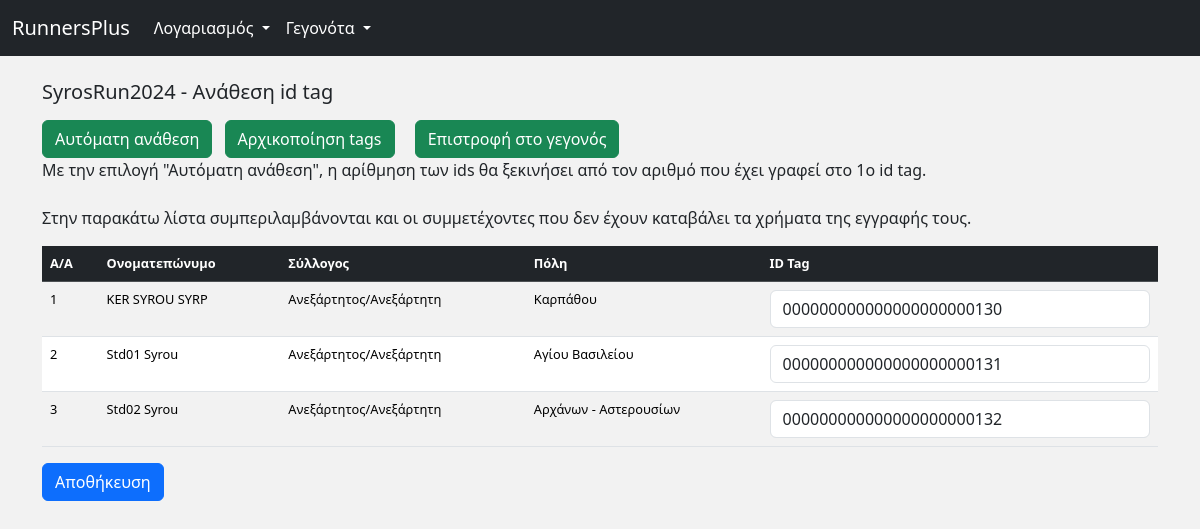
The app's page /assign_athletes_ids/1 (signed in) with its own data.
### RacePlus/models.py (models this page shows, shortened)
class Event(db.Model):
    id = db.Column(db.Integer, primary_key=True)
    racename = db.Column(db.String(255), nullable=False)
    date = db.Column(db.Date, nullable=False)
    time = db.Column(db.Time(timezone=False), nullable=False)
    declaration = db.Column(db.String(255), nullable=True)
    distance = db.Column(db.String(20), nullable=False)  # Πεδίο απόστασης με τις επιλογές
    finalize_date = db.Column(db.Date, nullable=True)
    link = db.Column(db.String(255), nullable=True)
    map = db.Column(db.String(255), nullable=True)
    age_categories = db.Column(db.Integer, nullable=False)
    provides = db.Column(db.String(255), nullable=False)  #  JSON
    entry_fee = db.Column(db.Integer, nullable=True)

class UserDetails(db.Model):
    id = db.Column(db.Integer, primary_key=True)
    firstname = db.Column(db.String(30))
    lastname = db.Column(db.String(30))
    gender = db.Column(db.String(7)) #Άντρας, Γυναίκα, Άλλο
    phone = db.Column(db.String(15))
    year_of_birth = db.Column(db.String(4))
    club = db.Column(db.String(60))
    region = db.Column(db.String(30))
    city = db.Column(db.String(30))
    role = db.Column(db.String(11), default='user')  # "super_admin", "admin", "user"
    image_file = db.Column(db.String(40), default='default.jpg')
    user_id = db.Column(db.Integer, db.ForeignKey('user.id'),nullable=False)

### tables this page shows
CREATE TABLE user_event (
	user_id INTEGER NOT NULL, 
	event_id INTEGER NOT NULL, 
	payment BOOLEAN NOT NULL, 
	deletion_requested BOOLEAN NOT NULL, 
	tag_id VARCHAR(24) NOT NULL, 
	start_time VARCHAR(12), 
	end_time VARCHAR(12), 
	PRIMARY KEY (user_id, event_id), 
	FOREIGN KEY(user_id) REFERENCES user (id), 
	FOREIGN KEY(event_id) REFERENCES event (id), 
	CHECK (payment IN (0, 1)), 
	CHECK (deletion_requested IN (0, 1))
);

### RacePlus/routes.py (the view, shortened to what this page needs)
@app.route('/assign_athletes_ids/<int:event_id>', methods=['POST', 'GET'])
def assign_athletes_ids(event_id):
    if current_user.is_authenticated  :
        if current_user.details.role == 'admin' or current_user.details.role=='super_admin':
            event = db.session.query(Event).filter_by(id=event_id).first()
            participants = db.session.query(User).join(user_event).join(Event).filter(
                Event.id == event_id,
                User.details.has(UserDetails.role != 'admin'),
                User.details.has(UserDetails.role != 'super_admin')
            ).add_columns(user_event.c.tag_id).all()
            participants_details = [
                {
                    "user_id": participant.details.id,
                    "firstname": participant.details.firstname,
                    "lastname": participant.details.lastname,
                    "club": participant.details.club,
                    "city": participant.details.city,
                    "id_tag": tag_id  #  το tag_id από τον πίνακα user_event
                }
                for participant, tag_id in participants
            ]
            participants_details = sorted(participants_details, key=lambda x: (x['lastname'], x['firstname']))
            return render_template('assign_athletes_ids.html', event_id=event_id,event_racename=event.racename, participants_details = participants_details, event_fee=event.entry_fee)
    return redirect("/show_events")

### RacePlus/routes.py (called while the page is built)
@login_manager.user_loader
def load_user(user_id):
    return User.query.get(int(user_id))

### RacePlus/templates/assign_athletes_ids.html (shortened to what this page needs)
{% extends 'base.html' %}
{% block content %}
{% include "navbar.html" %}
<div class="container mt-4">
    <h5 class="mb-3"> {{event_racename}} - Ανάθεση id tag</h5>
      <button type="button" class="btn btn-success" onclick="assignIds()">Αυτόματη ανάθεση</button>
      <button type="button" class="btn btn-success mx-2" onclick="clearIds()">Αρχικοποίηση tags</button>
      <form action="{{ url_for('crud_event', event_id=event_id) }}" method="post" style="display: inline;">
        <button type="submit" class="btn btn-success mx-2">Επιστροφή στο γεγονός</button>
    </form>
    <p class="mb-4">Με την επιλογή "Αυτόματη ανάθεση", η αρίθμηση των ids θα ξεκινήσει από τον αριθμό που έχει γραφεί στο 1ο id tag.</p>
    {% if event_fee>0 %}
        <p>Στην παρακάτω λίστα συμπεριλαμβάνονται και οι συμμετέχοντες που δεν έχουν καταβάλει τα χρήματα της εγγραφής τους.</p>
    {%endif%}
    <form method="POST"  id="save-form">
      <table class="table table-striped table-hover">
        <thead class="table-dark">
          <tr>
            <th scope="col">A/A</th>
            <th scope="col" class="clickable" data-column="fullname">Ονοματεπώνυμο</th>
            <th scope="col" class="clickable" data-column="club">Σύλλογος</th>
            <th scope="col" class="clickable" data-column="city">Πόλη</th>
            <th scope="col" class="clickable" data-column="id"> ID Tag</th>
          </tr>
        </thead>
        <tbody>
          {% for participant in participants_details %}
          <tr>
            <td>{{ loop.index }}</td>
            <td>
              <span class="fw-light">{{ participant.firstname }}</span>
              <span class="fw-light">{{ participant.lastname }}</span>
            </td>
            <td>{{ participant.club }}</td>
            <td>{{ participant.city }}</td>
            <td>
                <input type="text" name="id_tag_{{ loop.index }}" id="id_tag_{{ loop.index }}" class="form-control" value="{{ participant.id_tag }}">
            </td>
          </tr>
          {% endfor %}
        </tbody>
      </table>
      <button type="button" class="btn btn-primary" onclick="saveData()">Αποθήκευση</button>
    </form>
  </div>
{% endblock %}

### RacePlus/static/styles.css (style rules this page uses)
tr { font-size: 0.8rem; }
body { font-family: 'Segoe UI', Tahoma, Geneva, Verdana, sans-serif; margin: 0; padding: 0; background-color: #d2e3e8; }

### records on screen
Event: racename "SyrosRun2024"
UserDetails: firstname "KER SYROU", lastname "SYRP", club "Ανεξάρτητος/Ανεξάρτητη", city "Καρπάθου"
user_event: id_tag "000000000000000000000130"
UserDetails: firstname "Std01", lastname "Syrou", club "Ανεξάρτητος/Ανεξάρτητη", city "Αγίου Βασιλείου"
user_event: id_tag "000000000000000000000131"
UserDetails: firstname "Std02", lastname "Syrou", club "Ανεξάρτητος/Ανεξάρτητη", city "Αρχάνων - Αστερουσίων"
user_event: id_tag "000000000000000000000132"
